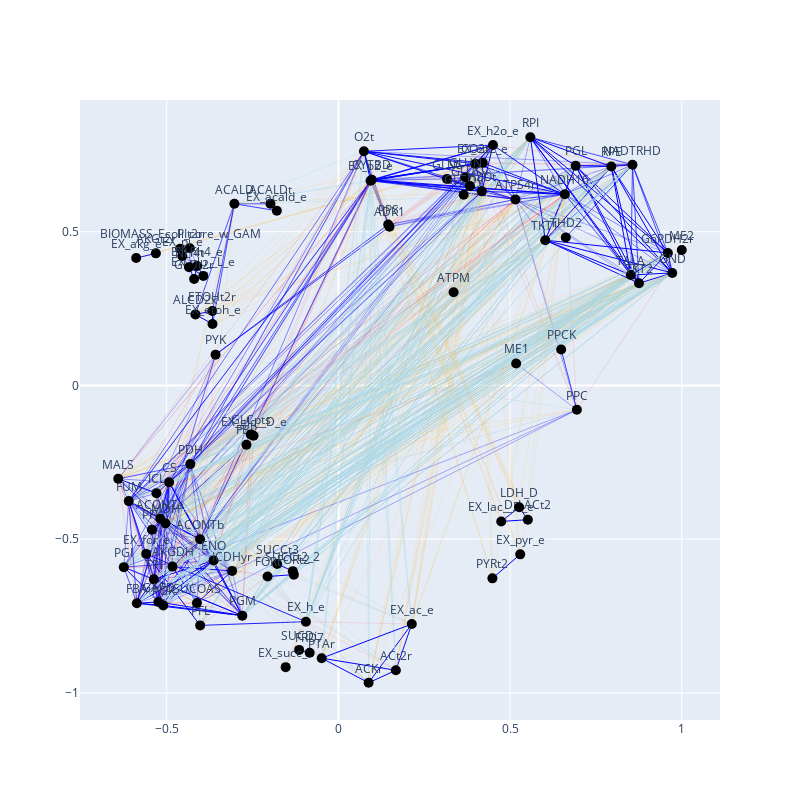
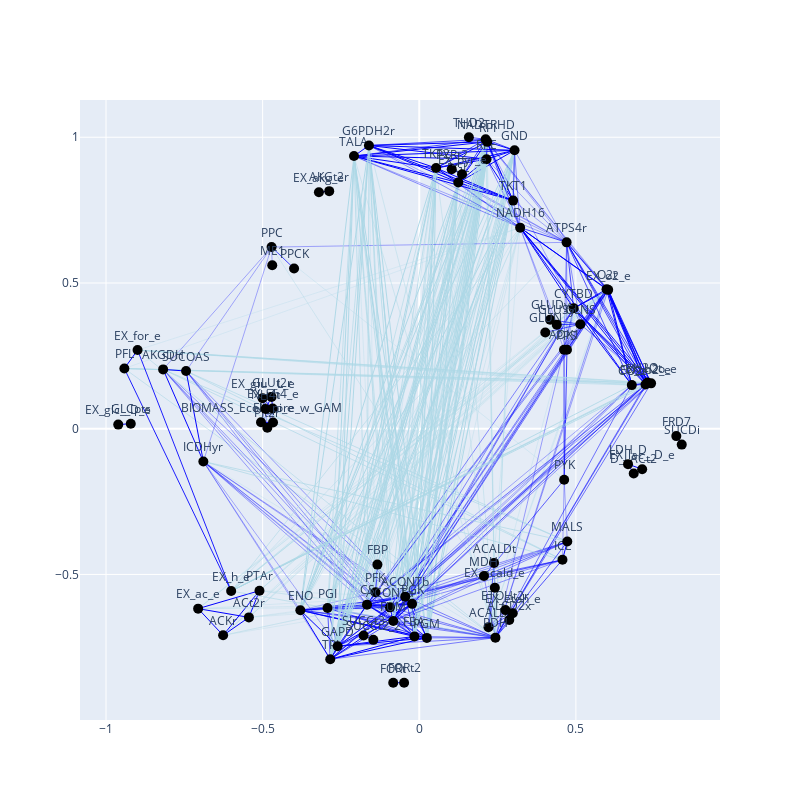
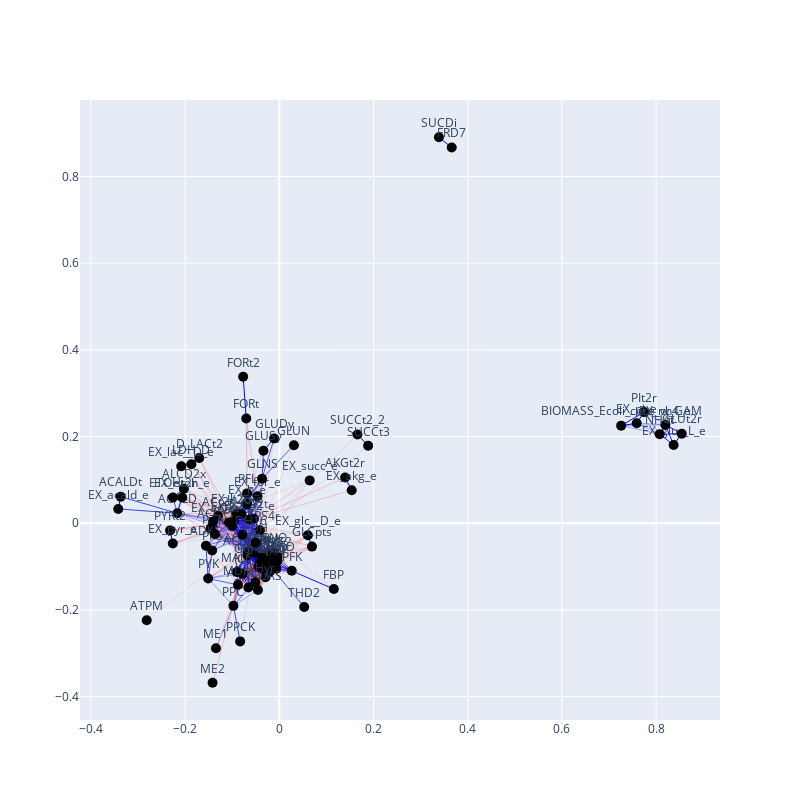
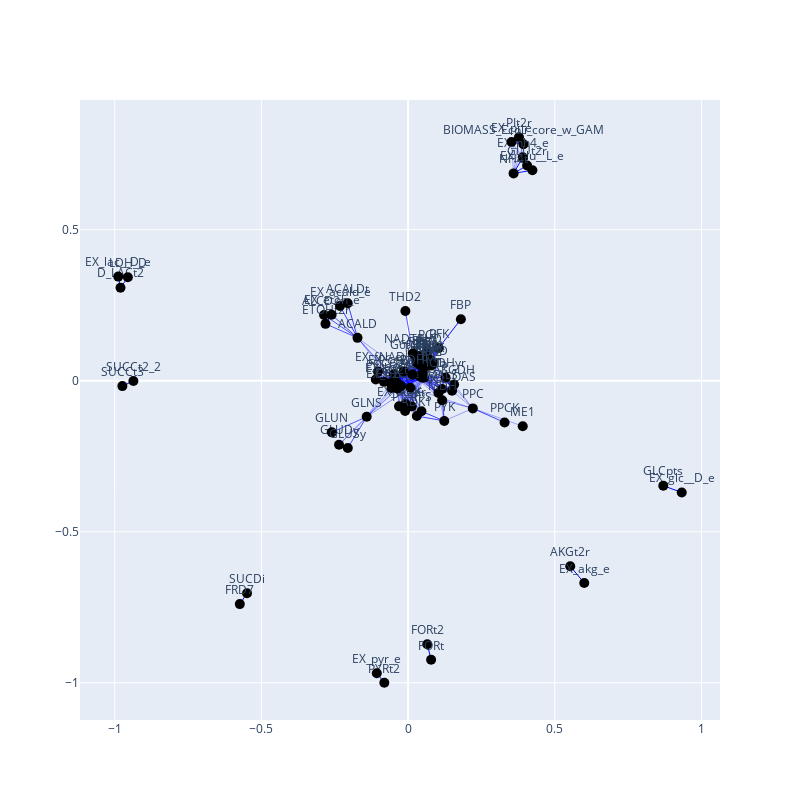

Notebook cell for these charts, in order:
### Code cell
G, pos = construct_graph(linear_correlation_matrix_2, 
                         non_linear_correlation_matrix_2, 
                         reactions=ec_dingo_reactions,
                         remove_unconnected_nodes=True,
                         correction=False)

plot_graph(G, pos)



G, pos = construct_graph(linear_correlation_matrix_2, 
                         non_linear_correlation_matrix_2, 
                         reactions=ec_dingo_reactions,
                         remove_unconnected_nodes=True,
                         correction=True)

plot_graph(G, pos)
